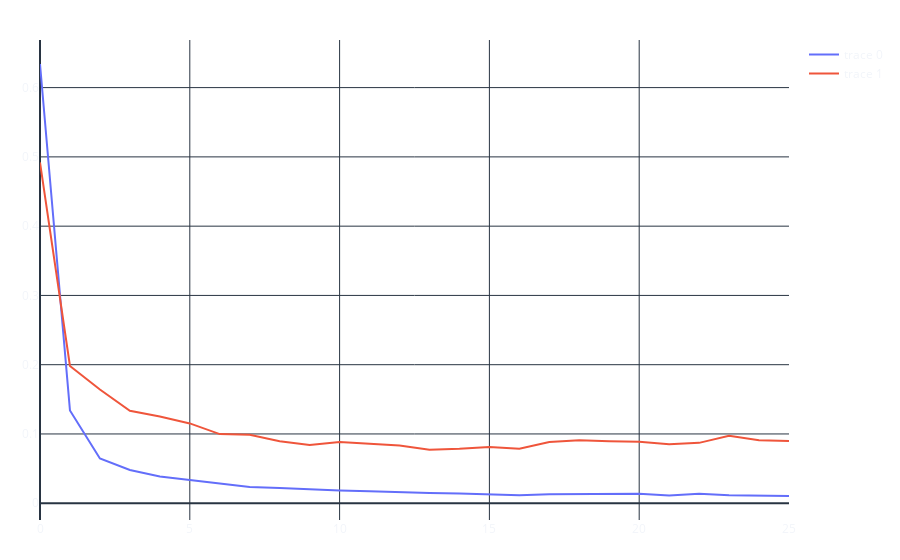

The cell this chart's notebook holds for it:
### Markdown cell above
## model

### Code cell
from timeit import default_timer

from tqdm import tqdm

reload(models_torch)

epochs = 2000
train_time = 5

print("vocab lengths", len(vocab), len(tag_vocab))
tag_weights = class_weights(tag_counts, tag_vocab, 10.0)

constructor_params = {
    "token_vocab_size": len(vocab),
    "label_vocab_size": len(tag_vocab),
    "embedding_dim": 16,
    "hidden_dim": 100,
    "n_lstm_layers": 2,
    "dropout_lstm": 0.7,
    "bidi": True,
}

# Model with default params
model = models_torch.LSTMTagger(**constructor_params).to(dev)

loss_function = torch.nn.CrossEntropyLoss(weight=tag_weights).to(dev)

optimizer = torch.optim.Adam(model.parameters(), lr=0.025)

lr_s = torch.optim.lr_scheduler.ExponentialLR(optimizer, gamma=0.99)

# Training loop

losses_train = []
losses_val = []

t_start = default_timer()
for epoch in tqdm(range(epochs)):
    # TRAINING
    train_loss = models_torch.run_epoch(model, train_loader, loss_function, optimizer)
    losses_train.append(train_loss)

    # VALIDATION
    with torch.no_grad():
        val_loss = models_torch.run_epoch(model, val_loader, loss_function)
        losses_val.append(val_loss)

    lr_s.step()
    # print(lr_s.get_last_lr())
    # print(f"Epoch {epoch+1}/{epochs}, Loss: {loss.item():.4f}")

    if train_time is not None and default_timer() > t_start + train_time:
        break
plotting.scatter(y=[losses_train, losses_val]).show()

print(
    "final loss:\n", f"  train: {losses_train[-1]:.4f}", f"  val : {losses_val[-1]:.4f}"
)

### Figure 1 — Plotly figure (JSON) as saved in the notebook; plotly's stock layout.template omitted (floating-point values rounded to 4 significant figures)
{"data": [{"type": "scatter", "y": [0.6341, 0.1339, 0.0645, 0.04795, 0.0386, 0.03338, 0.02785, 0.02331, 0.02202, 0.01986, 0.01837, 0.01738, 0.01571, 0.01487, 0.01389, 0.01266, 0.01168, 0.01313, 0.01334, 0.01276, 0.01384, 0.01109, 0.01366, 0.01149, 0.01119, 0.01044]}, {"type": "scatter", "y": [0.4919, 0.1982, 0.1641, 0.1336, 0.1252, 0.1152, 0.09985, 0.09888, 0.0894, 0.08394, 0.08841, 0.08632, 0.08323, 0.07731, 0.07849, 0.08126, 0.07883, 0.08828, 0.09105, 0.08962, 0.08864, 0.08508, 0.08713, 0.09736, 0.09104, 0.08968]}], "layout": {}}
